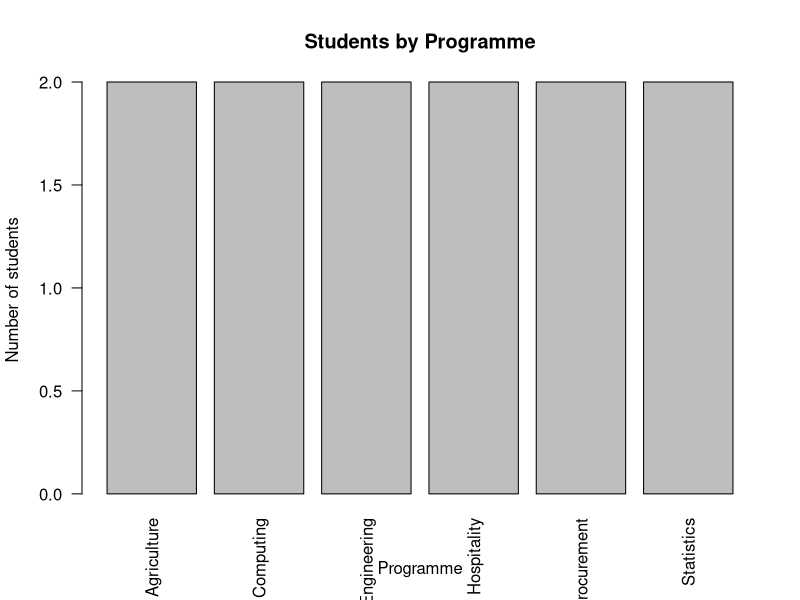
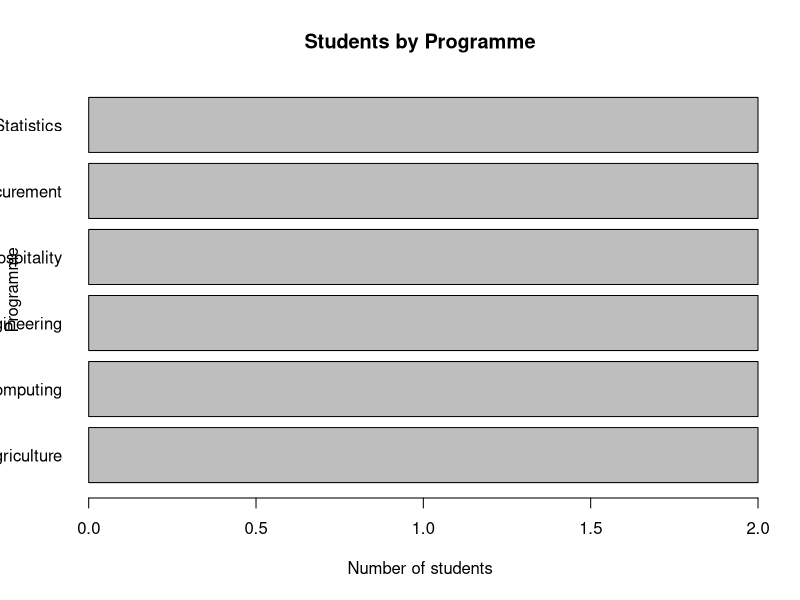
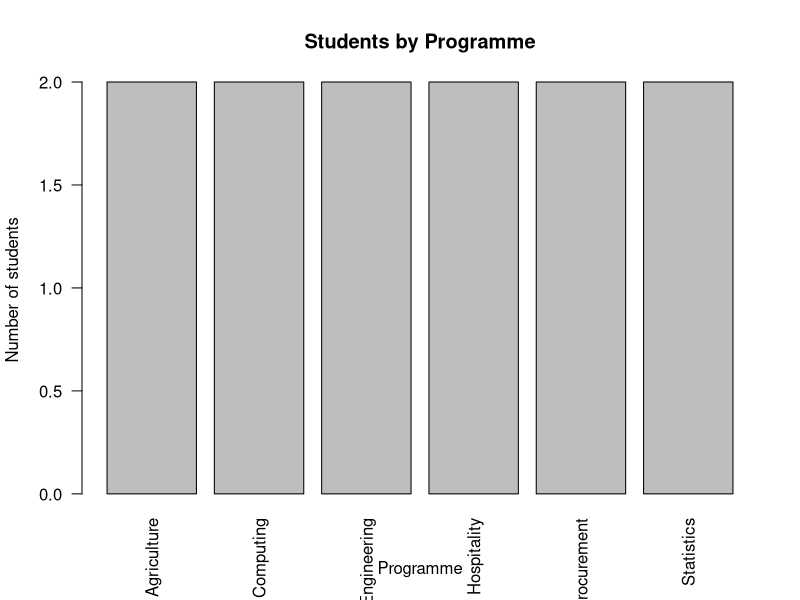
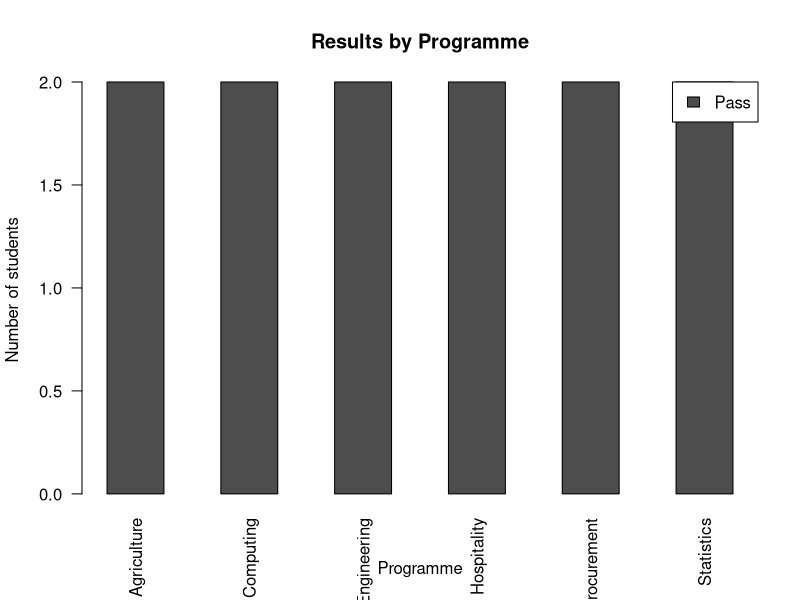
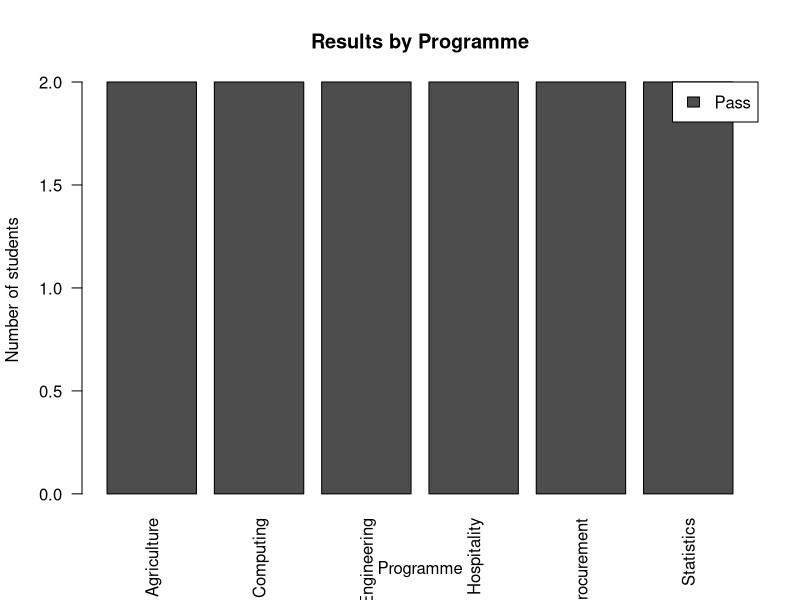
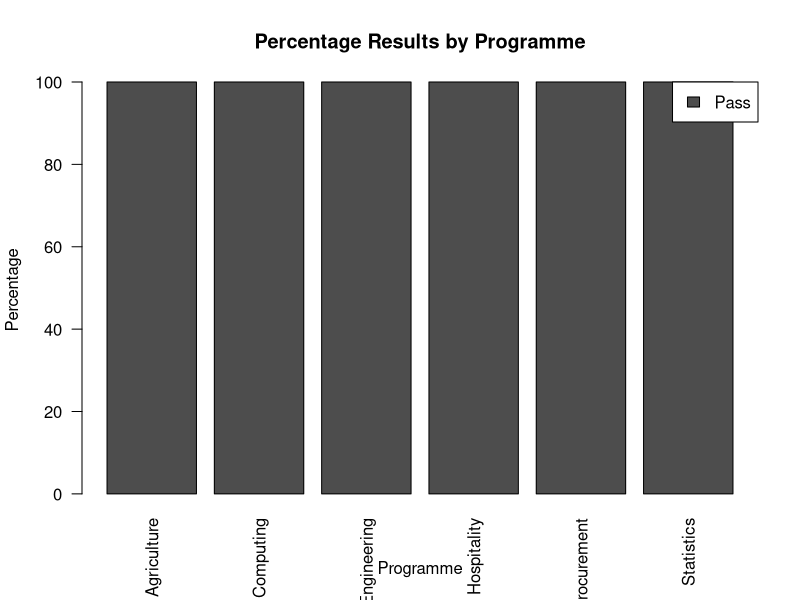
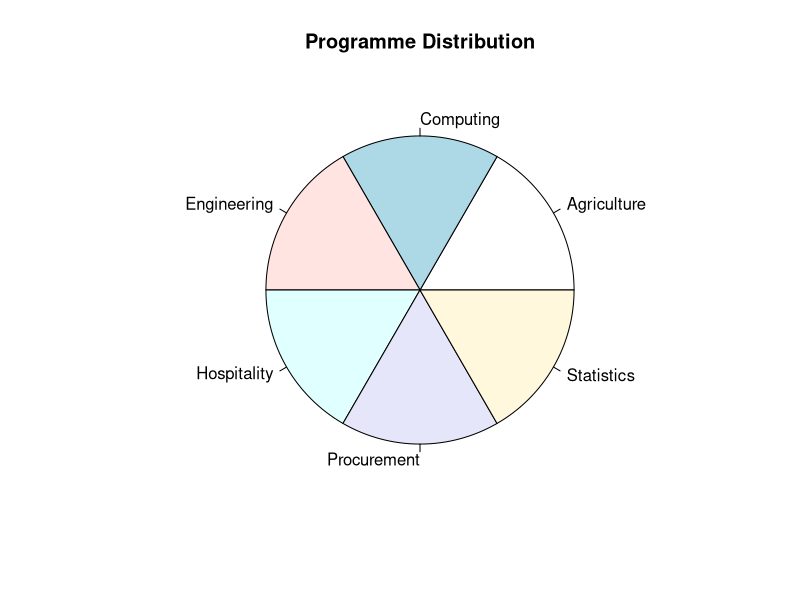
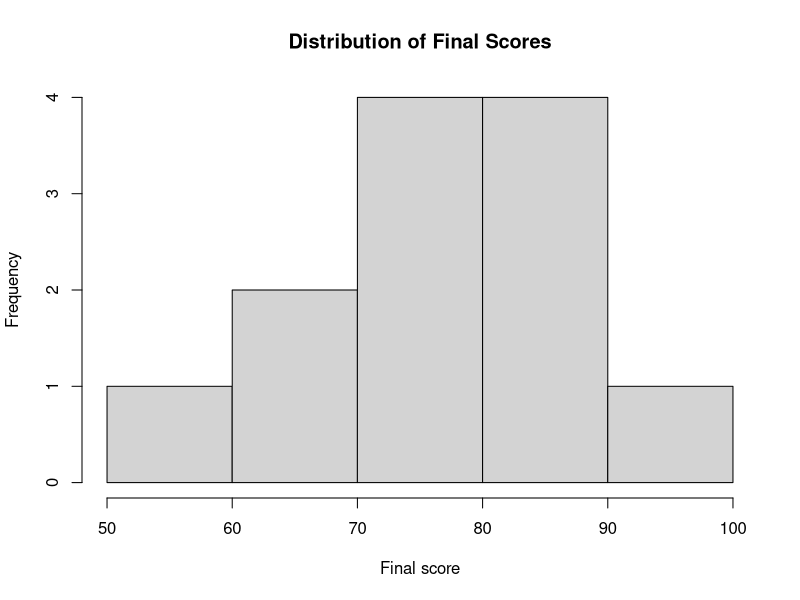

Write the R code that produced these figures, in order.
## ---- chunk 1
options(
  digits = 4,
  scipen = 999,
  width = 90
)

set.seed(20260714)

knitr::opts_chunk$set(
  echo = TRUE,
  message = FALSE,
  warning = TRUE,
  error = FALSE,
  comment = "#>",
  collapse = TRUE,
  fig.align = "centre",
  fig.width = 7,
  fig.height = 5
)
## ---- chunk 2
student_data <- read.csv(
  "data/student_scores.csv",
  stringsAsFactors = FALSE
)

clinic_data <- read.csv(
  "data/clinic_visits.csv",
  stringsAsFactors = FALSE
)
## ---- chunk 3
programme_counts <- table(
  student_data$programme
)

barplot(
  programme_counts,
  main = "Students by Programme",
  xlab = "Programme",
  ylab = "Number of students",
  las = 2
)
## ---- chunk 4
barplot(
  programme_counts,
  horiz = TRUE,
  main = "Students by Programme",
  xlab = "Number of students",
  ylab = "Programme",
  las = 1
)
## ---- chunk 5
ordered_programme_counts <- sort(
  programme_counts,
  decreasing = TRUE
)

barplot(
  ordered_programme_counts,
  main = "Students by Programme",
  xlab = "Programme",
  ylab = "Number of students",
  las = 2
)
## ---- chunk 6
student_data$result <- ifelse(
  student_data$final_score >= 50,
  "Pass",
  "Fail"
)

programme_result_table <- table(
  student_data$result,
  student_data$programme
)

barplot(
  programme_result_table,
  beside = TRUE,
  main = "Results by Programme",
  xlab = "Programme",
  ylab = "Number of students",
  legend.text = rownames(
    programme_result_table
  ),
  args.legend = list(
    x = "topright"
  ),
  las = 2
)
## ---- chunk 7
barplot(
  programme_result_table,
  beside = FALSE,
  main = "Results by Programme",
  xlab = "Programme",
  ylab = "Number of students",
  legend.text = rownames(
    programme_result_table
  ),
  args.legend = list(
    x = "topright"
  ),
  las = 2
)
## ---- chunk 8
programme_result_percentage <- prop.table(
  programme_result_table,
  margin = 2
) * 100

barplot(
  programme_result_percentage,
  beside = FALSE,
  main = "Percentage Results by Programme",
  xlab = "Programme",
  ylab = "Percentage",
  legend.text = rownames(
    programme_result_percentage
  ),
  args.legend = list(
    x = "topright"
  ),
  las = 2
)
## ---- chunk 9
pie(
  programme_counts,
  main = "Programme Distribution"
)
## ---- chunk 10
hist(
  student_data$final_score,
  main = "Distribution of Final Scores",
  xlab = "Final score",
  ylab = "Frequency"
)
## ---- chunk 11
hist(
  student_data$final_score,
  breaks = 10,
  main = "Distribution of Final Scores",
  xlab = "Final score",
  ylab = "Frequency"
)
## ---- chunk 12
hist(
  student_data$final_score,
  probability = TRUE,
  main = "Density of Final Scores",
  xlab = "Final score",
  ylab = "Density"
)

lines(
  density(
    student_data$final_score,
    na.rm = TRUE
  )
)
## ---- chunk 13
boxplot(
  student_data$final_score,
  main = "Box Plot of Final Scores",
  ylab = "Final score"
)
## ---- chunk 14
boxplot(
  final_score ~ programme,
  data = student_data,
  main = "Final Scores by Programme",
  xlab = "Programme",
  ylab = "Final score",
  las = 2
)
## ---- chunk 15
boxplot.stats(
  student_data$final_score
)
## ---- chunk 16
plot(
  student_data$coursework_score,
  student_data$examination_score,
  main = "Coursework and Examination Scores",
  xlab = "Coursework score",
  ylab = "Examination score",
  pch = 19
)
## ---- chunk 17
plot(
  student_data$coursework_score,
  student_data$examination_score,
  main = "Coursework and Examination Scores",
  xlab = "Coursework score",
  ylab = "Examination score",
  pch = 19
)

fitted_model <- lm(
  examination_score ~ coursework_score,
  data = student_data
)

abline(
  fitted_model,
  lwd = 2
)
## ---- chunk 18
plot(
  student_data$coursework_score,
  student_data$examination_score,
  main = "Coursework and Examination Scores",
  xlab = "Coursework score",
  ylab = "Examination score",
  pch = 19
)

abline(
  v = mean(
    student_data$coursework_score
  ),
  lty = 2
)

abline(
  h = mean(
    student_data$examination_score
  ),
  lty = 2
)
## ---- chunk 19
monthly_values <- c(
  12,
  15,
  14,
  18,
  20,
  22
)

month_number <- 1:6

plot(
  month_number,
  monthly_values,
  type = "o",
  main = "Monthly Trend",
  xlab = "Month",
  ylab = "Value",
  xaxt = "n"
)

axis(
  1,
  at = month_number,
  labels = month.abb[
    month_number
  ]
)
## ---- chunk 20
programme_means <- tapply(
  student_data$final_score,
  student_data$programme,
  mean,
  na.rm = TRUE
)

dotchart(
  programme_means,
  main = "Mean Final Score by Programme",
  xlab = "Mean final score"
)
## ---- chunk 21
stem(
  student_data$final_score
)
## ---- chunk 22
plot(
  ecdf(
    student_data$final_score
  ),
  main = "Empirical Cumulative Distribution of Scores",
  xlab = "Final score",
  ylab = "Cumulative proportion"
)
## ---- chunk 23
missing_counts <- colSums(
  is.na(
    clinic_data
  )
)

barplot(
  missing_counts,
  main = "Missing Values by Clinic Variable",
  xlab = "Variable",
  ylab = "Number missing",
  las = 2
)
## ---- chunk 24
old_parameters <- par(
  mfrow = c(
    2,
    2
  )
)

hist(
  student_data$final_score,
  main = "Histogram",
  xlab = "Final score"
)

boxplot(
  student_data$final_score,
  main = "Box Plot",
  ylab = "Final score"
)

plot(
  student_data$coursework_score,
  student_data$examination_score,
  main = "Scatter Plot",
  xlab = "Coursework",
  ylab = "Examination",
  pch = 19
)

barplot(
  programme_counts,
  main = "Programme Counts",
  las = 2
)

par(
  old_parameters
)
## ---- chunk 25
plot(
  student_data$coursework_score,
  student_data$examination_score,
  xlim = c(
    0,
    40
  ),
  ylim = c(
    0,
    60
  ),
  main = "Assessment Components",
  xlab = "Coursework score",
  ylab = "Examination score",
  pch = 19
)
## ---- chunk 26
plot(
  student_data$coursework_score,
  student_data$examination_score,
  main = "Assessment Components",
  xlab = "Coursework score",
  ylab = "Examination score",
  pch = 19
)

highest_index <- which.max(
  student_data$final_score
)

text(
  student_data$coursework_score[
    highest_index
  ],
  student_data$examination_score[
    highest_index
  ],
  labels =
    student_data$student_id[
      highest_index
    ],
  pos = 3
)
## ---- chunk 27
output_directory <- "lesson_26_output"

if (!dir.exists(
  output_directory
)) {
  dir.create(
    output_directory
  )
}

png_path <- file.path(
  output_directory,
  "final_score_histogram.png"
)

png(
  filename = png_path,
  width = 1200,
  height = 800,
  res = 150
)

hist(
  student_data$final_score,
  main = "Distribution of Final Scores",
  xlab = "Final score",
  ylab = "Frequency"
)

dev.off()

file.exists(
  png_path
)
## ---- chunk 28
pdf_path <- file.path(
  output_directory,
  "final_score_boxplot.pdf"
)

pdf(
  file = pdf_path,
  width = 7,
  height = 5
)

boxplot(
  final_score ~ programme,
  data = student_data,
  main = "Final Scores by Programme",
  xlab = "Programme",
  ylab = "Final score",
  las = 2
)

dev.off()

file.exists(
  pdf_path
)
## ---- chunk 29
unlink(
  output_directory,
  recursive = TRUE,
  force = TRUE
)
## ---- chunk 30
plot_histogram <- function(
  x,
  title,
  x_label,
  breaks = "Sturges"
) {
  if (!is.numeric(x)) {
    stop(
      "`x` must be numeric.",
      call. = FALSE
    )
  }

  hist(
    x,
    breaks = breaks,
    main = title,
    xlab = x_label,
    ylab = "Frequency"
  )

  invisible(NULL)
}

plot_histogram(
  student_data$final_score,
  title = "Distribution of Final Scores",
  x_label = "Final score"
)
## ---- chunk 31
plot_grouped_boxplot <- function(
  data,
  numeric_variable,
  group_variable,
  title = NULL
) {
  if (!all(
    c(
      numeric_variable,
      group_variable
    ) %in%
      names(data)
  )) {
    stop(
      "Required variables are missing.",
      call. = FALSE
    )
  }

  formula_object <- reformulate(
    group_variable,
    response =
      numeric_variable
  )

  boxplot(
    formula_object,
    data = data,
    main = title,
    xlab = group_variable,
    ylab = numeric_variable,
    las = 2
  )

  invisible(NULL)
}

plot_grouped_boxplot(
  student_data,
  "final_score",
  "programme",
  "Final Scores by Programme"
)
